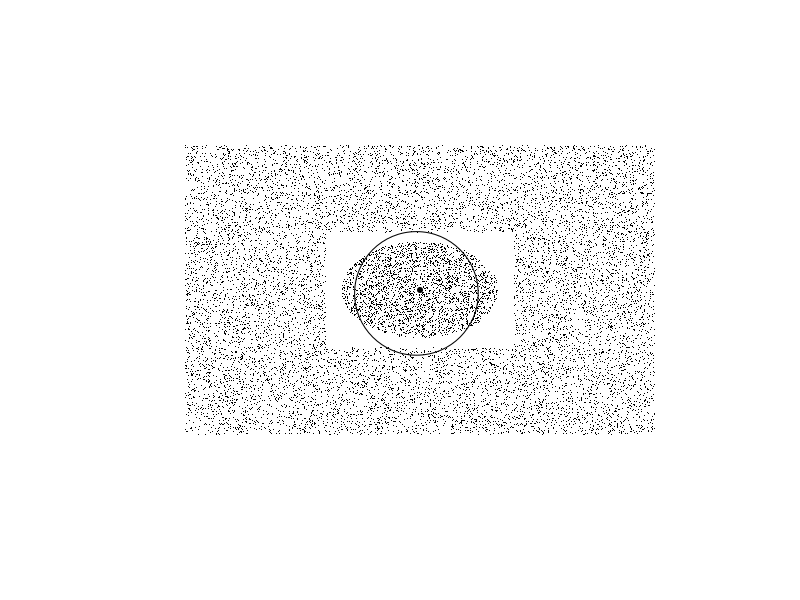

Recreate this plot in R.



library(grid)
plot.new()


center = 0 
radius = 0.5

plot(0, 0,
     xlim=c(-2,2),
     ylim=c(-2,2),
     col = "white", xlab = "", ylab = "", axes=F)
grid.circle(r = .103,x = 0.5205,y=0.511)
points(center,center,pch=20)
for (i in seq(1,30000)){
  x <- runif(1,-1.5,1.5)
  y <- runif(1,-1.5,1.5)
  if (((center-x)**2 + (center-y)**2) <= radius**2){
    #col <- sample(colors(),1)
    #pch <- sample(1:12,1)
    #points(x,y,pch='.',col=col)
    points(x,y,pch='.')
  }
}


#### Cross
center = 0 
l = 0.6
# plot(0, 0,
#      xlim=c(-2,2),
#      ylim=c(-2,2),
#      col = "white", xlab = "", ylab = "", axes=F)
#points(center,center,pch=20)
for (i in seq(1,30000/2)){
  x <- runif(1,-1.5,1.5)
  y <- runif(1,-1.5,1.5)
  if ( abs(x-center) > l | abs(y-center) > l){
    #col <- sample(colors(),1)
    #pch <- sample(1:12,1)
    #points(x,y,pch='.',col=col)
    points(x,y,pch='.')
  }
}




